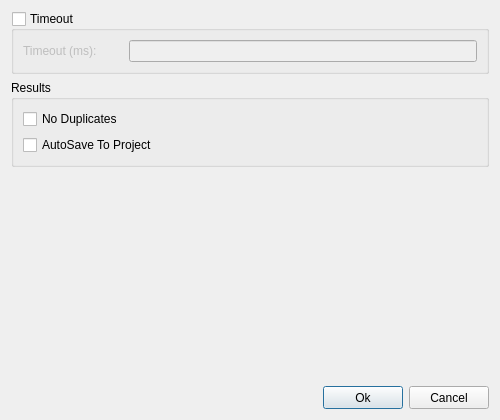
<?xml version="1.0" encoding="UTF-8"?>
<ui version="4.0">
 <class>RawConfigDialog</class>
 <widget class="QDialog" name="RawConfigDialog">
  <property name="geometry">
   <rect>
    <x>0</x>
    <y>0</y>
    <width>500</width>
    <height>420</height>
   </rect>
  </property>
  <property name="sizePolicy">
   <sizepolicy hsizetype="Expanding" vsizetype="Expanding">
    <horstretch>0</horstretch>
    <verstretch>0</verstretch>
   </sizepolicy>
  </property>
  <property name="minimumSize">
   <size>
    <width>0</width>
    <height>0</height>
   </size>
  </property>
  <property name="windowTitle">
   <string>Scan Configuration</string>
  </property>
  <property name="windowIcon">
   <iconset>
    <normaloff>.</normaloff>.</iconset>
  </property>
  <layout class="QVBoxLayout" name="verticalLayout_2">
   <item>
    <widget class="QGroupBox" name="groupBoxTimeout">
     <property name="sizePolicy">
      <sizepolicy hsizetype="Expanding" vsizetype="Preferred">
       <horstretch>0</horstretch>
       <verstretch>0</verstretch>
      </sizepolicy>
     </property>
     <property name="title">
      <string>Timeout</string>
     </property>
     <property name="checkable">
      <bool>true</bool>
     </property>
     <property name="checked">
      <bool>false</bool>
     </property>
     <layout class="QVBoxLayout" name="verticalLayout_9">
      <item>
       <layout class="QHBoxLayout" name="horizontalLayout_3">
        <item>
         <widget class="QLabel" name="label_2">
          <property name="minimumSize">
           <size>
            <width>100</width>
            <height>0</height>
           </size>
          </property>
          <property name="text">
           <string>Timeout (ms):</string>
          </property>
         </widget>
        </item>
        <item>
         <widget class="QLineEdit" name="lineEditTimeout"/>
        </item>
       </layout>
      </item>
     </layout>
    </widget>
   </item>
   <item>
    <widget class="QGroupBox" name="groupBoxResults">
     <property name="sizePolicy">
      <sizepolicy hsizetype="Expanding" vsizetype="Preferred">
       <horstretch>0</horstretch>
       <verstretch>0</verstretch>
      </sizepolicy>
     </property>
     <property name="title">
      <string>Results</string>
     </property>
     <layout class="QVBoxLayout" name="verticalLayout_4">
      <item>
       <widget class="QCheckBox" name="checkBoxNoDuplicates">
        <property name="text">
         <string>No Duplicates</string>
        </property>
       </widget>
      </item>
      <item>
       <widget class="QCheckBox" name="checkBoxAutosave">
        <property name="text">
         <string>AutoSave To Project</string>
        </property>
       </widget>
      </item>
     </layout>
    </widget>
   </item>
   <item>
    <spacer name="verticalSpacer">
     <property name="orientation">
      <enum>Qt::Vertical</enum>
     </property>
     <property name="sizeHint" stdset="0">
      <size>
       <width>20</width>
       <height>40</height>
      </size>
     </property>
    </spacer>
   </item>
   <item>
    <layout class="QHBoxLayout" name="horizontalLayout_5">
     <item>
      <spacer name="horizontalSpacer">
       <property name="orientation">
        <enum>Qt::Horizontal</enum>
       </property>
       <property name="sizeHint" stdset="0">
        <size>
         <width>40</width>
         <height>20</height>
        </size>
       </property>
      </spacer>
     </item>
     <item>
      <widget class="QPushButton" name="buttonOk">
       <property name="minimumSize">
        <size>
         <width>75</width>
         <height>23</height>
        </size>
       </property>
       <property name="text">
        <string>Ok</string>
       </property>
      </widget>
     </item>
     <item>
      <widget class="QPushButton" name="buttonCancel">
       <property name="minimumSize">
        <size>
         <width>75</width>
         <height>23</height>
        </size>
       </property>
       <property name="text">
        <string>Cancel</string>
       </property>
      </widget>
     </item>
    </layout>
   </item>
  </layout>
 </widget>
 <resources/>
 <connections/>
</ui>
